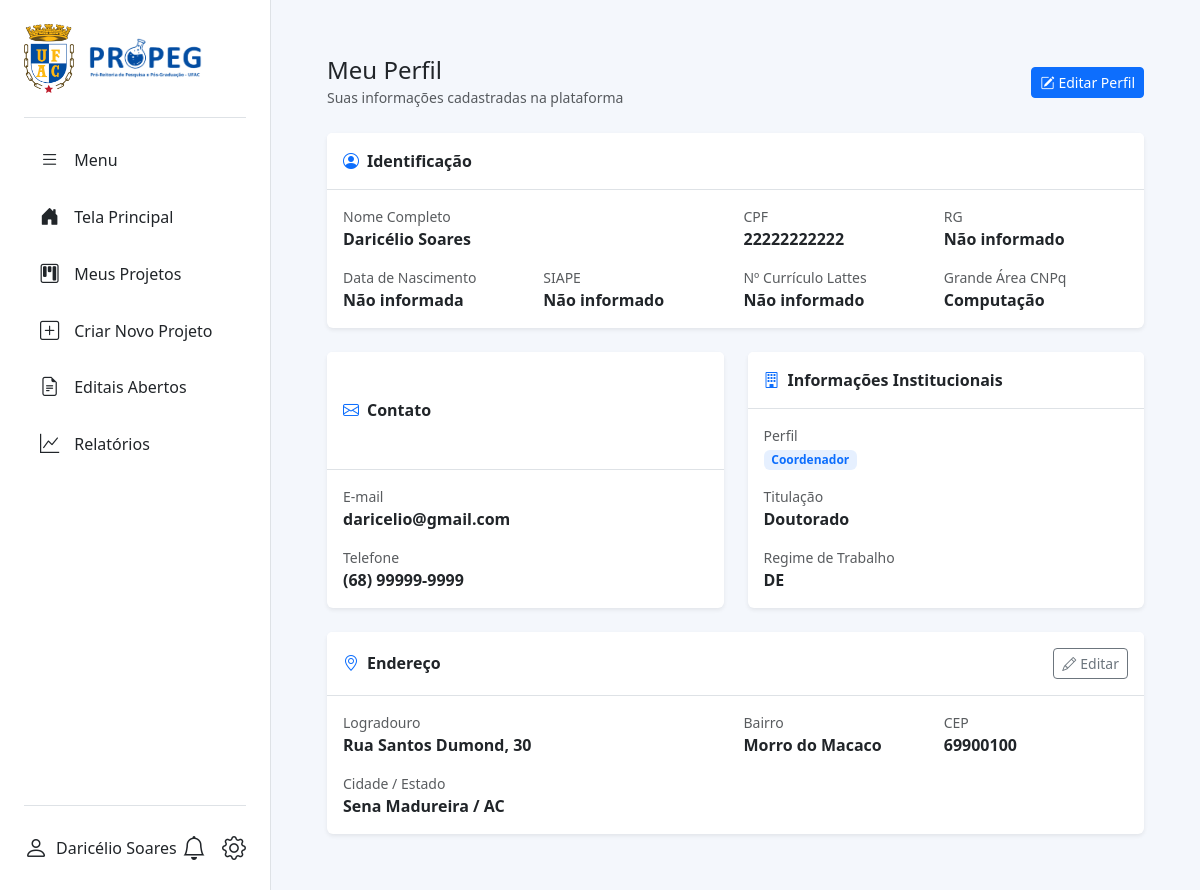
The page /perfil/ (signed in) on the database its author committed.
### projetos_institucionais/models.py (models this page shows, shortened)
class Usuario(AbstractUser):
    PERFIL_CHOICES = (
        ('coordenador', 'Coordenador'),
        ('aluno', 'Aluno'),
        ('gestor', 'Gestor'),
    )
    STATUS_CHOICES = (
        ('pendente', 'Pendente'),
        ('ativo', 'Ativo'),
        ('inativo', 'Inativo'),
    )
    CNPQ_AREA_CHOICES = [
        ('', 'Selecione uma área'),
        ('Ciências Exatas e da Terra', (
            ('exatas_matematica',  'Matemática'),
            ('exatas_computacao',  'Computação'),
            ('exatas_fisica',      'Física'),
            ('exatas_quimica',     'Química'),
            ('exatas_geociencias', 'Geociências'),
        )),
        ('Ciências Biológicas', (
            ('bio_geral',     'Biologia Geral'),
            ('bio_biofisica', 'Biofísica'),
            ('bio_botanica',  'Botânica'),
            ('bio_ecologia',  'Ecologia'),
            ('bio_genetica',  'Genética'),
        )),
        ('Engenharias', (
            ('eng_civil',    'Engenharia Civil'),
            ('eng_eletrica', 'Engenharia Elétrica'),
            ('eng_mecanica', 'Engenharia Mecânica'),
            ('eng_producao', 'Engenharia de Produção'),
        )),
        ('Ciências da Saúde', (
            ('saude_medicina', 'Medicina'),
            ('saude_nutricao', 'Nutrição'),
            ('saude_coletiva', 'Saúde Coletiva'),
        )),
        ('Ciências Agrárias', (
            ('agrar_agronomia', 'Agronomia'),
            ('agrar_florestal', 'Recursos Florestais'),
            ('agrar_zootecnia', 'Zootecnia'),
        )),
        ('Ciências Sociais Aplicadas', (
            ('sociais_direito',  'Direito'),
            ('sociais_admin',    'Administração'),
            ('sociais_economia', 'Economia'),
            ('sociais_info',     'Ciência da Informação'),
        )),
        ('Ciências Humanas', (
            ('humanas_filosofia',  'Filosofia'),
            ('humanas_sociologia', 'Sociologia'),
            ('humanas_historia',   'História'),
            ('humanas_psicologia', 'Psicologia'),
            ('humanas_educacao',   'Educação'),
        )),
        ('Linguística, Letras e Artes', (
            ('lla_linguistica', 'Linguística'),
            ('lla_letras',      'Letras'),
            ('lla_artes',       'Artes'),
        )),
    ]
    status = models.CharField(
        max_length=20,
        choices=STATUS_CHOICES,
        default='pendente',
        verbose_name='Status',
    )
    USERNAME_FIELD = 'cpf'
    REQUIRED_FIELDS = ['username', 'first_name', 'last_name', 'email']
    cpf = models.CharField(max_length=14, unique=True, verbose_name="CPF")
    email = models.EmailField(unique=True)
    telefone = models.CharField(max_length=20, blank=True, null=True)
    rg = models.CharField(max_length=20, blank=True, null=True, verbose_name="RG")
    data_nascimento = models.DateField(blank=True, null=True, verbose_name="Data de Nascimento")
    siape = models.CharField(max_length=10, blank=True, null=True, verbose_name="SIAPE")
    matricula = models.CharField(max_length=20, blank=True, null=True, verbose_name="Nº de Matrícula")
    lattes = models.CharField(max_length=50, blank=True, null=True, verbose_name="Nº Currículo Lattes")
    cnpq_area = models.CharField(
        max_length=100,
        choices=CNPQ_AREA_CHOICES,
        blank=True,
        null=True,
        verbose_name="Grande Área CNPq",
    )
    cnpq = models.CharField(max_length=20, blank=True, null=True, verbose_name="Nº Currículo Lattes/CNPq")
    perfil = models.CharField(max_length=20, choices=PERFIL_CHOICES)
    regime_trabalho = models.CharField(max_length=3, blank=True, null=True, verbose_name="Regime de Trabalho")
    is_active = models.BooleanField(default=False, verbose_name="Ativo", help_text="Marque esta opção para ativar a conta do usuário.")
    curso = models.ForeignKey(
        'CursoGraduacao',
        on_delete=models.SET_NULL,
        null=True,
        blank=True,
        verbose_name="Curso de Graduação",
    )
    endereco = models.OneToOneField(
        'Endereco',
        on_delete=models.SET_NULL,
        null=True,
        blank=True
    )
    titulacao = models.ForeignKey(
        'Titulacao',
        on_delete=models.SET_NULL,
        null=True,
        blank=True,
        verbose_name="Titulação"
    )
    centro_lotacao = models.ForeignKey(
        'CentroLotacao',
        on_delete=models.SET_NULL,
        null=True,
        blank=True,
        verbose_name="Centro de Lotação"
    )
    objects = UsuarioManager()

class Titulacao(models.Model):
    nome = models.CharField(max_length=100, unique=True)
    def __str__(self):
        return self.nome
    class Meta:
        verbose_name = "Titulação"
        verbose_name_plural = "Titulações"

class Endereco(models.Model):
    rua = models.CharField(max_length=255)
    numero = models.CharField(max_length=20)
    complemento = models.CharField(max_length=100, blank=True, null=True)
    bairro = models.CharField(max_length=100)
    cidade = models.CharField(max_length=100)
    estado = models.CharField(max_length=2, verbose_name="UF")
    cep = models.CharField(max_length=9, verbose_name="CEP")
    class Meta:
        verbose_name = "Endereço"
        verbose_name_plural = "Endereços"

### login/views.py (the view)
# urls.py: path('perfil/', views.perfil_view, name='perfil'),
@login_required
def perfil_view(request):
    contexto = {
        'usuario': request.user
    }
    return render(request, 'login/perfilusuario.html', contexto)

### templates/login/perfilusuario.html (shortened to what this page needs)
{% extends "base2.html" %}
{% load static %}
{% block content %}
<div class="container-fluid py-4 px-4" style="max-width:900px;">
  <div class="d-flex justify-content-between align-items-center mb-4">
    <div>
      <h4 class="mb-0">Meu Perfil</h4>
      <small class="text-muted">Suas informações cadastradas na plataforma</small>
    </div>
    <a href="{% url 'perfil_editar' %}" class="btn btn-primary btn-sm">
      <i class="bi bi-pencil-square me-1"></i>Editar Perfil
    </a>
  </div>
  <div class="row g-4">
    <div class="col-12">
      <div class="card border-0 shadow-sm">
        <div class="card-header bg-white border-bottom py-3 d-flex align-items-center gap-2">
          <i class="bi bi-person-circle text-primary"></i>
          <strong>Identificação</strong>
        </div>
        <div class="card-body">
          <div class="row g-3">
            <div class="col-md-6">
              <span class="text-muted small d-block">Nome Completo</span>
              <span class="fw-semibold">{{ usuario.get_full_name|default:"—" }}</span>
            </div>
            <div class="col-md-3">
              <span class="text-muted small d-block">CPF</span>
              <span class="fw-semibold">{{ usuario.cpf|default:"—" }}</span>
            </div>
            <div class="col-md-3">
              <span class="text-muted small d-block">RG</span>
              <span class="fw-semibold">{{ usuario.rg|default:"Não informado" }}</span>
            </div>
            <div class="col-md-3">
              <span class="text-muted small d-block">Data de Nascimento</span>
              <span class="fw-semibold">{{ usuario.data_nascimento|date:"d/m/Y"|default:"Não informada" }}</span>
            </div>
            {% if usuario.perfil == 'coordenador' %}
            <div class="col-md-3">
              <span class="text-muted small d-block">SIAPE</span>
              <span class="fw-semibold">{{ usuario.siape|default:"Não informado" }}</span>
            </div>
            <div class="col-md-3">
              <span class="text-muted small d-block">Nº Currículo Lattes</span>
              <span class="fw-semibold">{{ usuario.lattes|default:"Não informado" }}</span>
            </div>
            <div class="col-md-3">
              <span class="text-muted small d-block">Grande Área CNPq</span>
              <span class="fw-semibold">{{ usuario.get_cnpq_area_display|default:"Não informada" }}</span>
            </div>
            {% endif %}
          </div>
        </div>
      </div>
    </div>
    <div class="col-md-6">
      <div class="card border-0 shadow-sm h-100">
        <div class="card-header bg-white border-bottom py-3 d-flex align-items-center gap-2">
          <i class="bi bi-envelope text-primary"></i>
          <strong>Contato</strong>
        </div>
        <div class="card-body">
          <div class="mb-3">
            <span class="text-muted small d-block">E-mail</span>
            <span class="fw-semibold">{{ usuario.email|default:"—" }}</span>
          </div>
          <div>
            <span class="text-muted small d-block">Telefone</span>
            <span class="fw-semibold" id="telefone-display">{{ usuario.telefone|default:"Não informado" }}</span>
          </div>
        </div>
      </div>
    </div>
    <div class="col-md-6">
      <div class="card border-0 shadow-sm h-100">
        <div class="card-header bg-white border-bottom py-3 d-flex align-items-center gap-2">
          <i class="bi bi-building text-primary"></i>
          <strong>Informações Institucionais</strong>
        </div>
        <div class="card-body">
          <div class="mb-3">
            <span class="text-muted small d-block">Perfil</span>
            <span class="badge bg-primary bg-opacity-10 text-primary">{{ usuario.get_perfil_display }}</span>
          </div>
          {% if usuario.perfil == 'coordenador' %}
          <div class="mb-3">
            <span class="text-muted small d-block">Titulação</span>
            <span class="fw-semibold">{{ usuario.titulacao|default:"Não informada" }}</span>
          </div>
          <div>
            <span class="text-muted small d-block">Regime de Trabalho</span>
            <span class="fw-semibold">{{ usuario.regime_trabalho|default:"Não informado" }}</span>
          </div>
          {% endif %}
        </div>
      </div>
    </div>
    <div class="col-12">
      <div class="card border-0 shadow-sm">
        <div class="card-header bg-white border-bottom py-3 d-flex align-items-center justify-content-between">
          <div class="d-flex align-items-center gap-2">
            <i class="bi bi-geo-alt text-primary"></i>
            <strong>Endereço</strong>
          </div>
          <a href="{% url 'perfil_endereco' %}" class="btn btn-outline-secondary btn-sm">
            <i class="bi bi-pencil me-1"></i>Editar
          </a>
        </div>
        <div class="card-body">
          {% if usuario.endereco %}
          <div class="row g-3">
            <div class="col-md-6">
              <span class="text-muted small d-block">Logradouro</span>
              <span class="fw-semibold">
                {{ usuario.endereco.rua }}, {{ usuario.endereco.numero }}
              </span>
            </div>
            <div class="col-md-3">
              <span class="text-muted small d-block">Bairro</span>
              <span class="fw-semibold">{{ usuario.endereco.bairro }}</span>
            </div>
            <div class="col-md-3">
              <span class="text-muted small d-block">CEP</span>
              <span class="fw-semibold">{{ usuario.endereco.cep }}</span>
            </div>
            <div class="col-md-6">
              <span class="text-muted small d-block">Cidade / Estado</span>
              <span class="fw-semibold">{{ usuario.endereco.cidade }} / {{ usuario.endereco.estado }}</span>
            </div>
          </div>
          {% endif %}
        </div>
      </div>
    </div>
  </div>
</div>
{% endblock %}

### templates/base2.html (shortened to what this page needs)
{% load static %}
<!DOCTYPE html>
<html lang="pt-BR">
<head>
    <link href="https://cdn.jsdelivr.net/npm/bootstrap@5.3.3/dist/css/bootstrap.min.css" rel="stylesheet">
    <link href="https://cdn.jsdelivr.net/npm/bootstrap-icons@1.11.3/font/bootstrap-icons.css" rel="stylesheet">
    <link href="https://cdnjs.cloudflare.com/ajax/libs/font-awesome/6.5.2/css/all.min.css" rel="stylesheet">
    <link href="{% static 'css/style.css' %}" rel="stylesheet">
</head>
<body>
    <div class="d-flex">
        <div id="sidebar" class="d-flex flex-column">
            <div class="sidebar-header">
                <img src="{% static 'imagens/logo_ufac.png' %}" alt="Logo UFAC" width="50">
                <img src="{% static 'imagens/Logo-Propeg.png' %}" alt="Logo PROPEG" class="logo-propeg" style="height:40px; width:auto;">
            </div>
            <ul class="nav flex-column my-3">
                <li class="nav-item">
                    <a href="#" class="nav-link text-dark" id="toggle-btn">
                        <i class="bi bi-list"></i>
                        <span>Menu</span>
                    </a>
                </li>
                {% with request.resolver_match.url_name as url_name %}
                <li class="nav-item">
                    <a href="{% url 'tela_principal' %}"
                        class="nav-link {% if url_name == 'tela_principal' %}active{% else %}text-dark{% endif %}">
                        <i class="bi bi-house-door-fill"></i>
                        <span>Tela Principal</span>
                    </a>
                </li>
                {% if user.perfil == 'coordenador' %}
                <li class="nav-item">
                    <a href="{% url 'projeto_dashboard' %}"
                        class="nav-link {% if request.resolver_match.url_name == 'projeto_dashboard' %}active{% else %}text-dark{% endif %}">
                        <i class="bi bi-kanban"></i>
                        <span>Meus Projetos</span>
                    </a>
                </li>
                <li class="nav-item">
                    <a href="{% url 'projeto_criar' %}"
                        class="nav-link {% if request.resolver_match.url_name == 'projeto_criar' %}active{% else %}text-dark{% endif %}">
                        <i class="bi bi-plus-square"></i>
                        <span>Criar Novo Projeto</span>
                    </a>
                </li>
                <li class="nav-item">
                    <a href="{% url 'listar_editais_abertos' %}" class="nav-link {% if request.resolver_match.url_name == 'listar_editais_abertos' %}active{% else %}text-dark{% endif %}">
                        <i class="bi bi-file-earmark-text"></i>
                        <span>Editais Abertos</span>
                    </a>
                </li>
                <li class="nav-item">
                    <a href="{% url 'relatorio_lista_projetos' %}" class="nav-link {% if request.resolver_match.url_name == 'relatorios' %}active{% else %}text-dark{% endif %}">
                        <i class="bi bi-graph-up"></i>
                        <span>Relatórios</span>
                    </a>
                </li>
                {% endif %}
                {% endwith %}
            </ul>
            <div class="sidebar-footer mt-auto">
                {% if user.is_authenticated %}
                <a href="{% url 'perfil' %}" class="d-flex align-items-center text-dark text-decoration-none">
                    <i class="bi bi-person fs-4"></i>
                    <span class="ms-2">
                        {% if user.get_full_name %}
                        {{ user.get_full_name }}
                        {% elif user.first_name %}
                        {{ user.first_name }}
                        {% else %}
                        {{ user.cpf }}
                        {% endif %}
                    </span>
                </a>
                {% endif %}
                <div class="d-flex align-items-center">
                    <a href="{% url 'lista_notificacoes' %}" class="text-dark position-relative me-3">
                        <i class="bi bi-bell fs-4"></i>
                    </a>
                    {% if user.is_authenticated %}
                    <div class="dropdown dropup">
                        <a href="#" class="text-dark text-decoration-none" data-bs-toggle="dropdown"
                            aria-expanded="false">
                            <i class="bi bi-gear fs-4"></i>
                        </a>
                    </div>
                    {% endif %}
                </div>
            </div>
        </div>
        <main id="main-content">
            {% block content %}
            {% endblock %}
        </main>
    </div>
</body>
</html>

### rows shown on the page
Usuario: get_full_name "Daricélio Soares", cpf "22222222222", rg "Não informado", data_nascimento "Não informada", siape "Não informado", lattes "Não informado", cnpq_area "Computação", email "daricelio@gmail.com", perfil "Coordenador", titulacao "Doutorado", regime_trabalho "DE", endereco.rua "Rua Santos Dumond", endereco.numero "30", endereco.bairro "Morro do Macaco", endereco.cep "69900100", endereco.cidade "Sena Madureira", endereco.estado "AC"
